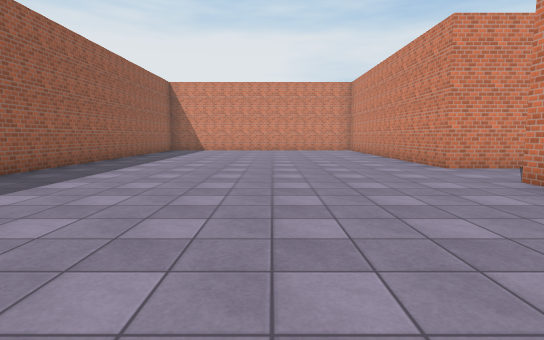
view 1 (above)

21 first-person views from a walk through a 3-D level made in the Unity game engine. The camera is 1.3 m above the floor, tilts 6° down and sees 80° across. The floor is counted in squares, 2 m on a side. Each view is taken from the middle of a square. On the plan, view 1 faces up. The plan holds only what a view shows up to about 10 squares ahead; the rest is blank. The place goes on beyond the plan. Surface patterns are stand-ins for the level's own textures.

view 2
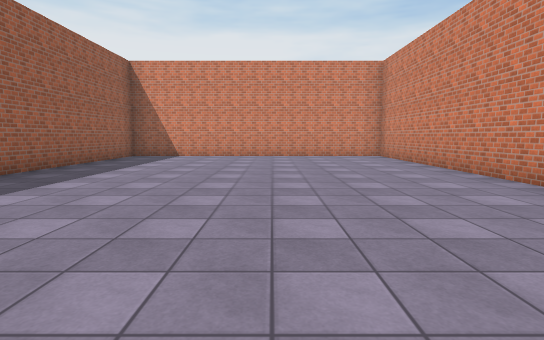

view 3
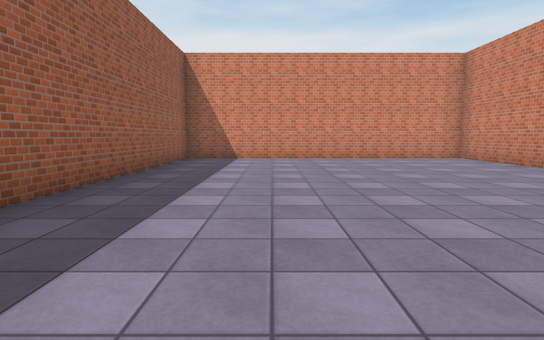

view 4
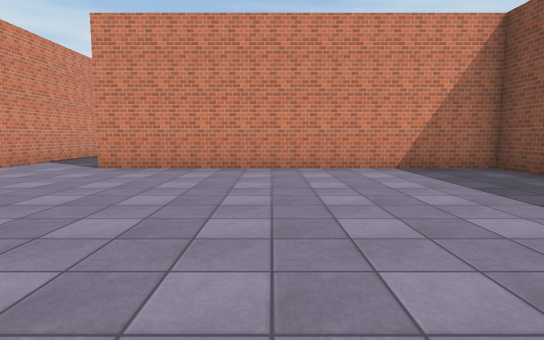

view 5
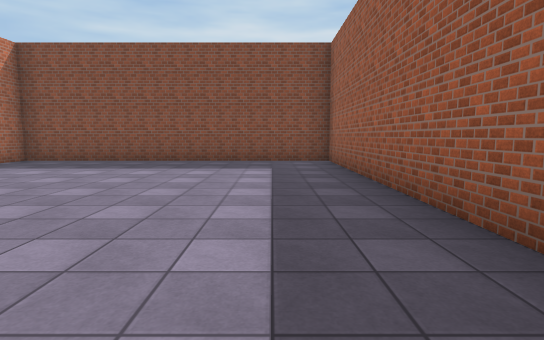

view 6
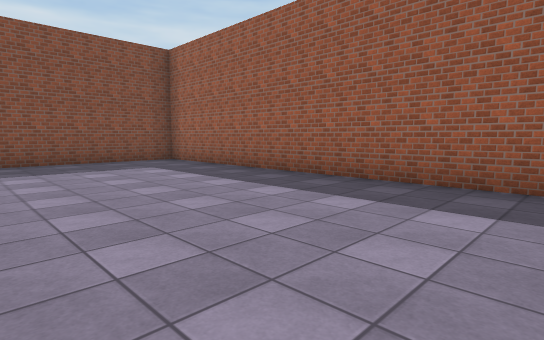

view 7
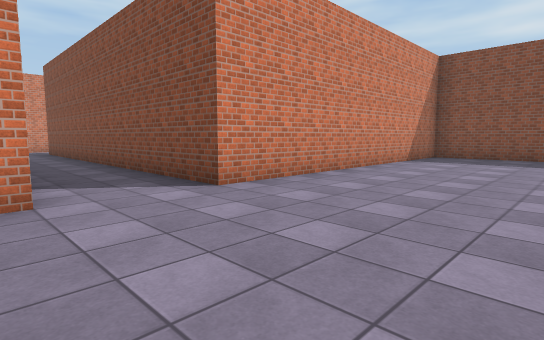

view 8
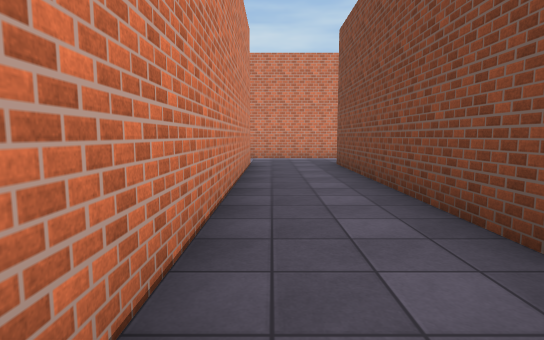

view 9
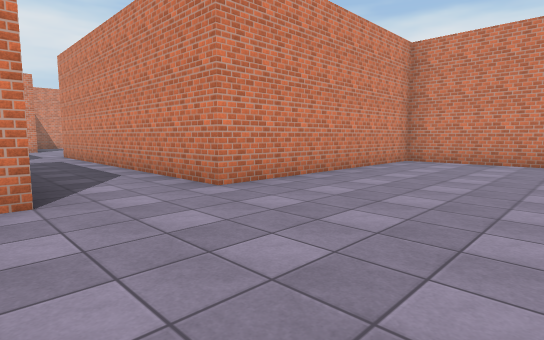

view 10
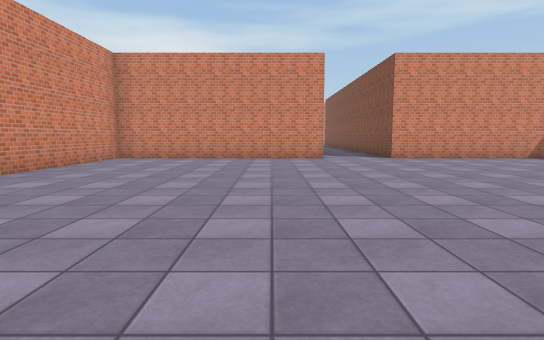

view 11
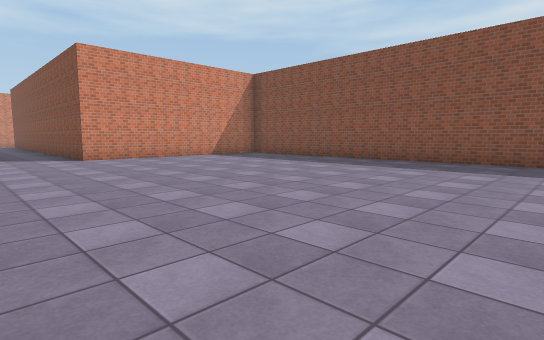

view 12
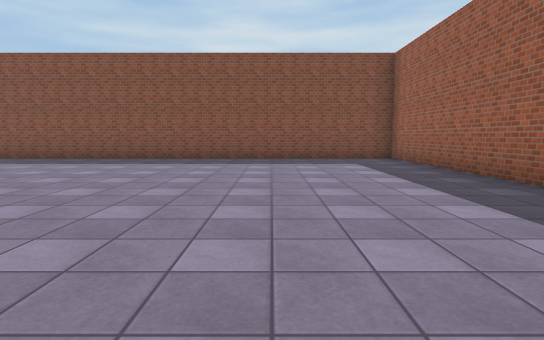

view 13
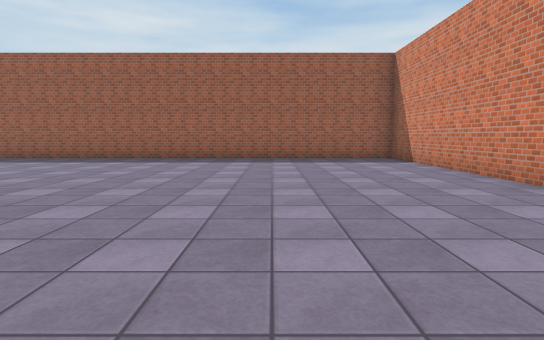

view 14
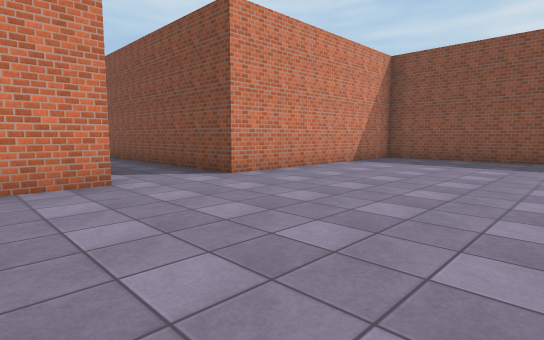

view 15
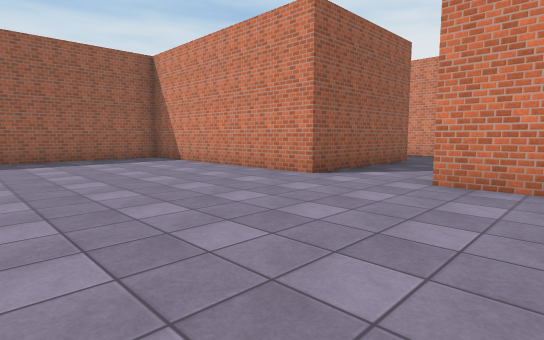

view 16
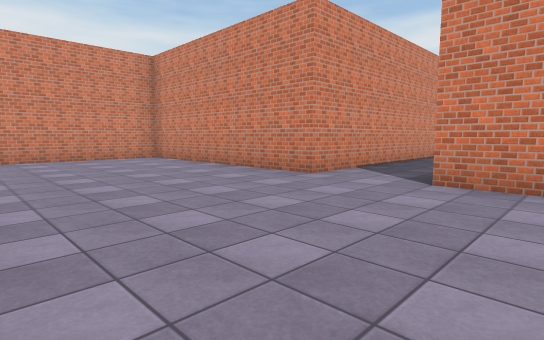

view 17
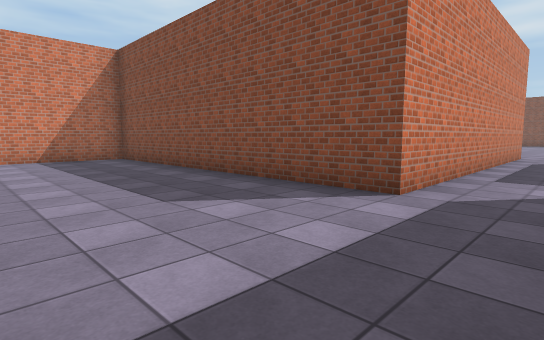

view 18
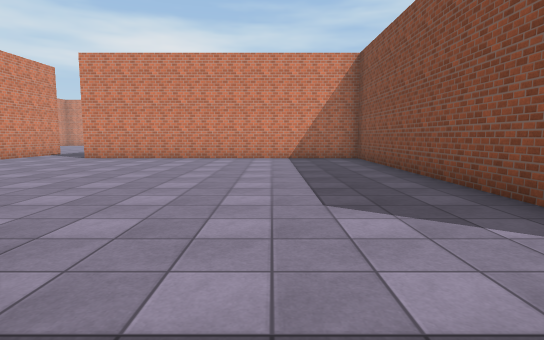

view 19
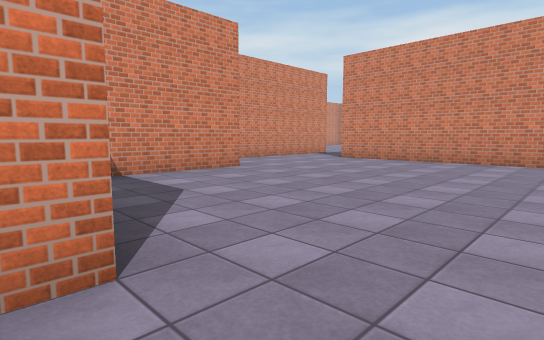

view 20
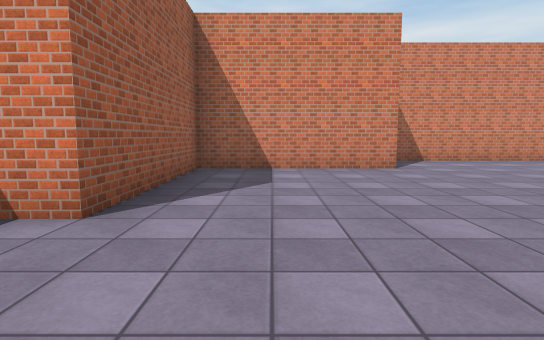

view 21
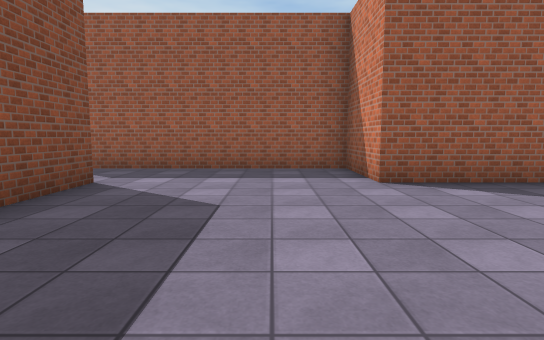

### Floor plan
Points are (right, up) in squares from view 1. A wall is a line through its corners. A room is listed if a view was taken in it or the views show most of it. See-through windows are left out.
Room 1 (views 1, 2, 3, 4, 5, 6, 7)
walls: (3.5, 6.5) (3.5, 14.5) (-4.5, 14.5) (-4.5, -3.5) (3.5, -3.5) (3.5, 4.5)
ways out: opening at (3.5, 5.5) to room 2
Room 2 (views 8, 9, 10, 11, 12, 13, 14, 15, 16)
walls: (13.6, 6.5) (3.5, 6.5); (27.5, -5.5) (21.5, -5.5) (21.5, 0.5) (15.5, 0.5) (15.5, 6.5); (3.5, 4.5) (13.5, 4.5) (13.5, 0.5) (7.5, 0.5) (7.5, -13.5) (21.5, -13.5) (21.5, -7.5) (27.5, -7.5)
ways out: opening at (3.5, 5.5) to room 1; opening at (14.5, 7.5) to room 3
Room 3 (views 17, 18, 19, 20, 21)
walls: (19.6, 16.5) (15.5, 16.5) (15.5, 12.5) (13.5, 12.5) (13.5, 7.4); (15.5, 6.5) (15.5, 8.5) (23.5, 8.5) (23.5, 16.5); (24.1, 18.5) (20.2, 18.5)
ways out: opening at (14.5, 7.5) to room 2; opening at (24.5, 17.5)

Positions as (right, up) in squares from view 1, and headings:
1: (0, 0), facing up
2: (0, 4), facing up
3: (-2, 5), facing up
4: (-3, 1), facing right
5: (-3, 5), facing down
6: (0, 5), facing down-left
7: (0, 7), facing down-right
8: (6, 6), facing right
9: (13, -3), facing up-right
10: (12, -4), facing right
11: (12, -5), facing down-right
12: (11, -4), facing down
13: (17, -3), facing left
14: (17, -4), facing down-right
15: (17, -4), facing up-left
16: (17, -9), facing up-right
17: (14, 12), facing down-right
18: (14, 11), facing right
19: (15, 11), facing up-right
20: (17, 10), facing up
21: (20, 11), facing left
